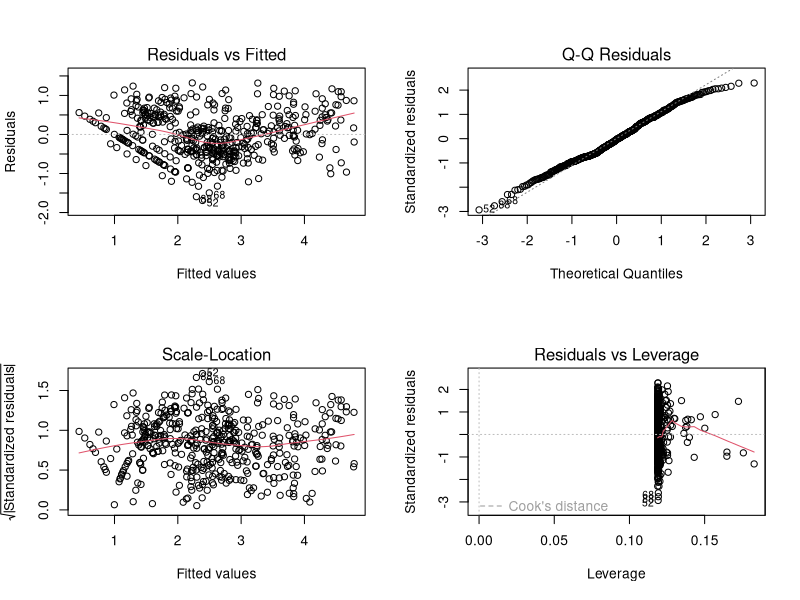
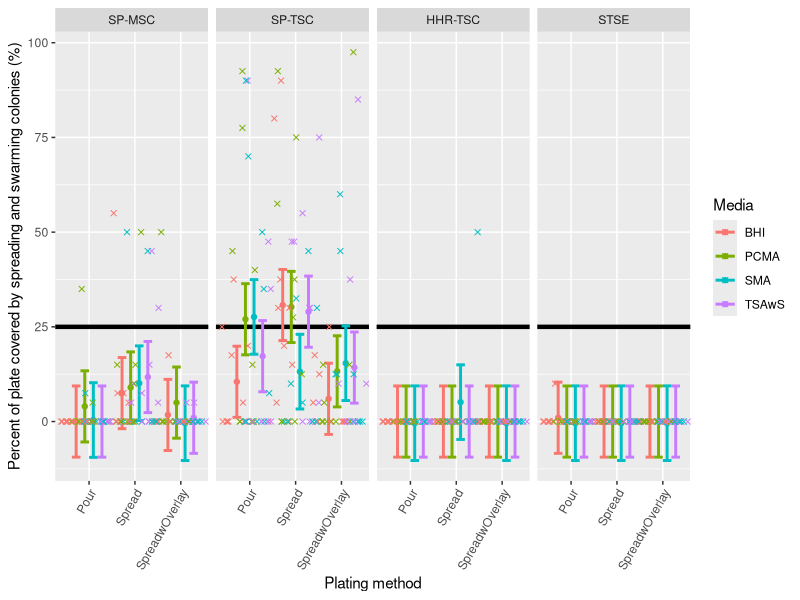
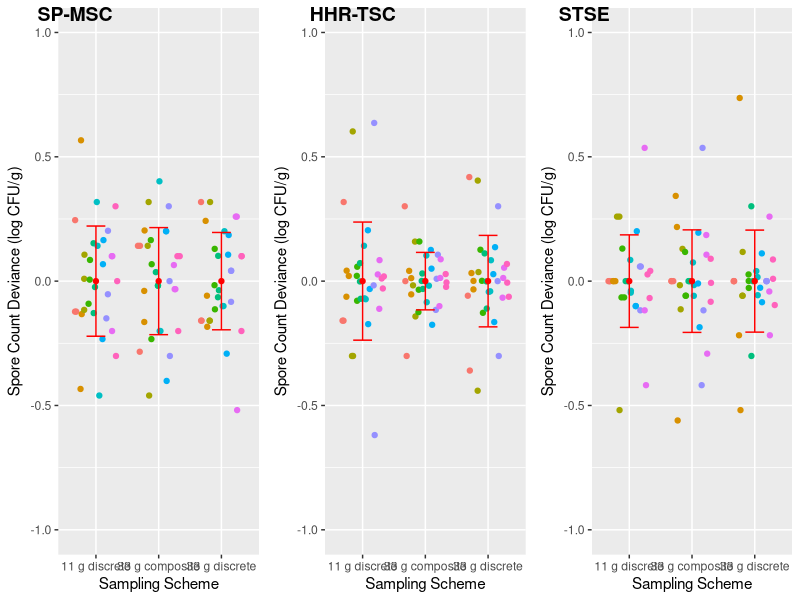
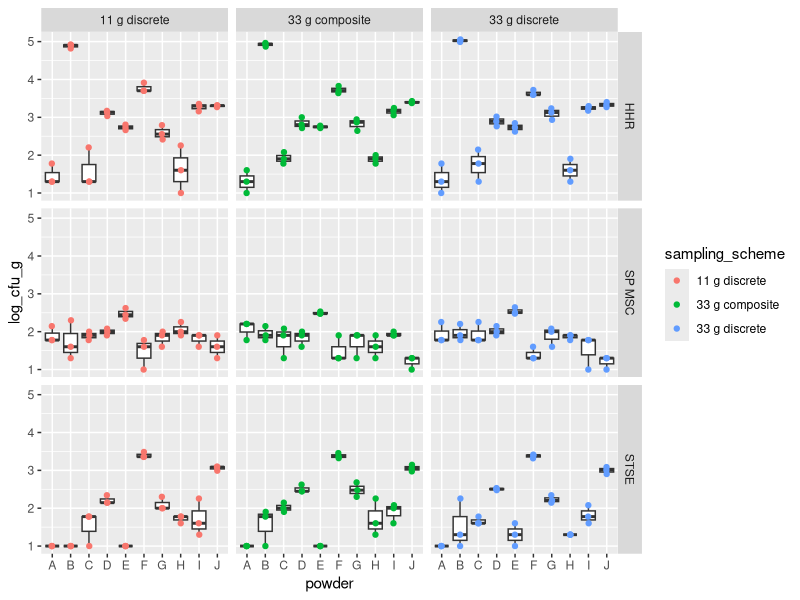
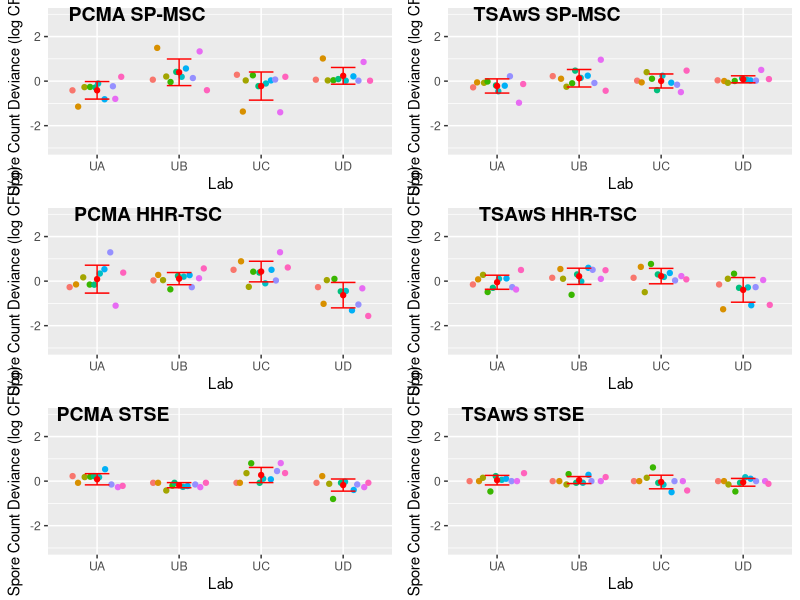
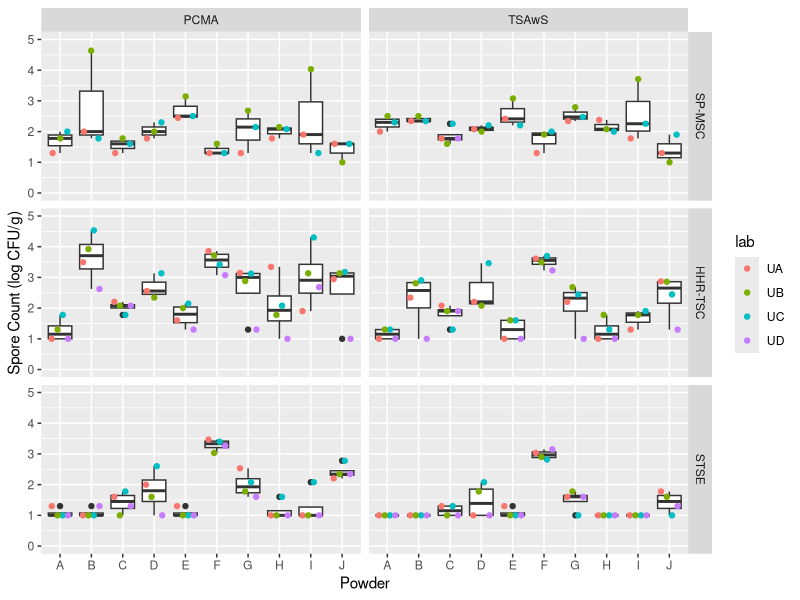
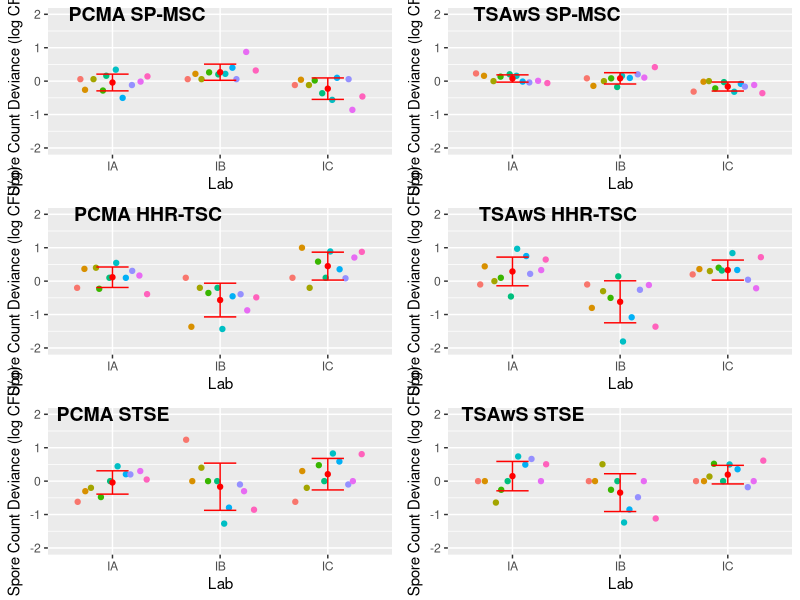
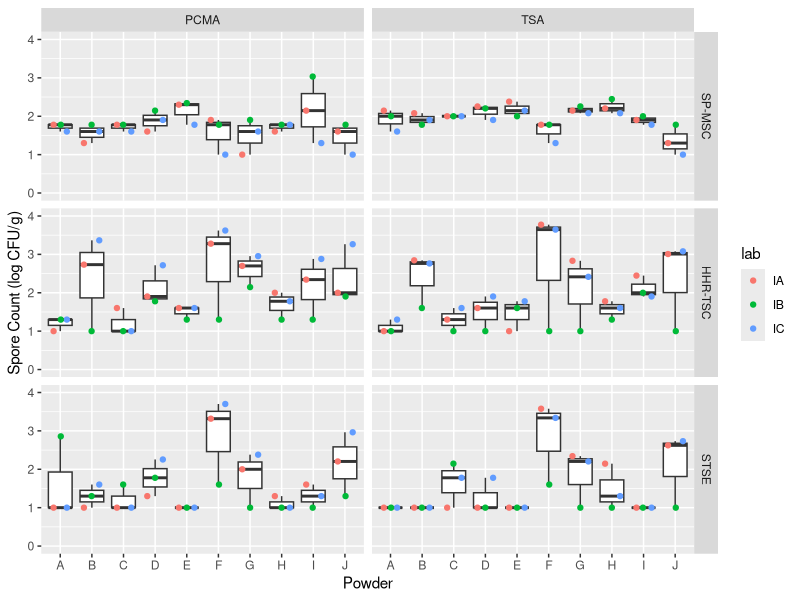

Write R code to recreate these figures, in order.
## ---- chunk 1
knitr::opts_chunk$set(echo = TRUE)
## ---- chunk 2
## load packages
library(knitr)
library(readr)
library(dplyr)
library(tidyr)
library(ggplot2)
library(ggpubr)
library(lme4)
library(car)
library(emmeans)
library(broom)
## ---- chunk 3
#import data
s1_df <- read_csv("stage1_cleaned_data.csv")
s1_df$test <-  factor(s1_df$test,
                      c("SP.MSC", "SP.TSC", "HHR.TSC", "STSE"),
                      labels = c("SP-MSC", "SP-TSC", "HHR-TSC", "STSE"))
## ---- chunk 4
#summary for Table 1; means and sd across all powders
summary_byTestPlatingMedia <- s1_df %>%
  filter(mean_count_wNA!="NA")%>% #don't include powder D SMA since no data due to lab error
  filter(SPR=="no")%>% #remove data for plates with greater than >25% spreading
  group_by(test,plating,media) %>%
  summarize(n=n(),
            mean=mean(log_mean_count_wNA,na.rm=TRUE),
            sd=sd(log_mean_count_wNA,na.rm=TRUE),
            median=median(log_mean_count_wNA,na.rm = TRUE),
            min=min(log_mean_count_wNA,na.rm=TRUE),
            max=max(log_mean_count_wNA,na.rm=TRUE))
## ---- chunk 5
m <- lm(log_mean_count~powder+plating*media*test+mean_spread_percent,data=s1_df)

#VIFs were investigated by fitting with lm() and using the car::vif function
vif(m) #vifs OK

#Additional model diagnostics were performed & looked OK
par(mfrow=c(2,2)) # Change the panel layout to 2 x 2
plot(m)

#run anova
anova(m)
## ---- chunk 6
m_spread <- lmer(mean_spread_percent_wNA ~ (1|powder) + test*media*plating, data=s1_df,na.action=na.exclude)

lsm_summ <- emmeans(m_spread,~test|media+plating)

df_lsm_summ <- as.data.frame(lsm_summ)
## ---- chunk 7
mod.emm.pairs <- pairs(lsm_summ)
df_mod.emm.pairs<- tidy(mod.emm.pairs)
## ---- chunk 8
ggplot(df_lsm_summ, aes(x = plating, y = emmean, color = media)) +
  facet_grid( ~ test) +
  geom_hline(yintercept = 25,
             col = "black",
             size = 1.5) +
  geom_point(stat = "identity", position = position_dodge(.75)) +
  geom_errorbar(stat = "identity",
                aes(ymin = lower.CL, ymax = upper.CL),
                size = 1,
                width = .75,
                position = position_dodge(.75),
                na.rm = TRUE) +
  geom_jitter(aes(x = plating, y = mean_spread_percent_wNA, color = media),
              data = s1_df,
              na.rm = TRUE,
              pch = 4,
              position = position_jitterdodge(jitter.width = 0.75, dodge.width = .75)) +
  labs(color = "Media", x = "Plating method", y = "Percent of plate covered by spreading and swarming colonies (%)") +
  theme(axis.text.x = element_text(angle = 60, hjust = 1)) 
## ---- chunk 9
s1_df2 <- s1_df %>% 
  filter( !(grepl("TSAwS",media) & plating=="Spread" & test=="SP.TSC"),
          !(grepl("PCMA",media) & plating=="Spread" & test=="SP.TSC"),
          !(grepl("BHI",media) & plating=="Spread" & test=="SP.TSC"),
          !(grepl("SMA",media) & plating=="Pour" & test=="SP.TSC"),
          !(grepl("PCMA",media) & plating=="Pour" & test=="SP.TSC") )
s1_df2$combo<- paste(s1_df2$media, s1_df2$plating, s1_df2$test, sep="_")

s1_df2$combo_abbrv <- make.names(abbreviate(s1_df2$combo))

#is this doing anything useful other than reshaping?
all_wide <- s1_df2 %>%
  group_by(powder,combo_abbrv) %>%
  summarise(mean=mean(log_mean_count)) %>%
  spread(key=combo_abbrv,value=mean) %>%
  ungroup() %>%
  data.frame() 
all_wide <- all_wide[c(2:44)]

SP.TSC <- unique(s1_df2$combo_abbrv[s1_df2$test=="SP.TSC"])
HHR.TSC <- unique(s1_df2$combo_abbrv[s1_df2$test=="HHR.TSC"])
STSE <- unique(s1_df2$combo_abbrv[s1_df2$test=="STSE"])
SP.MSC <- unique(s1_df2$combo_abbrv[s1_df2$test=="SP.MSC"])

#measure test choices
abbrv_combo_lookup <- unique(s1_df2[,c("test","media","plating","combo_abbrv")])

#BHI
#test_combo <- c("BHI_P_H","BHI_P_SP.M","BHI_P_SP.T","BHI_P_ST")
#test_combo <- c("BHI_SO_H","BHI_SO_SP.M","BHI_SO_SP.T","BHI_SO_ST")
#test_combo <- c("BHI_S_H","BHI_S_SP","BHI_S_ST")

#PCMA
#test_combo <- c("PCMA_P_H","PCMA_P_SP","PCMA_P_ST")
#test_combo <- c("PCMA_SO_H","PCMA_SO_SP.M","PCMA_SO_SP.T","PCMA_SO_ST")
#test_combo <- c("PCMA_S_H","PCMA_S_SP","PCMA_S_ST")

#SMA
#test_combo <- c("PCA_P_H","PCA_P_SP","PCA_P_ST")
#test_combo <- c("PCA_SO_H","PCA_SO_SP.M","PCA_SO_SP.T","PCA_SO_ST")
#test_combo <- c("PCA_S_H","PCA_S_SP_M","PCA_S_SP_T","PCA_S_ST")

#TSAwS
test_combo <- c("TSAS_P_H","TSAS_P_SP.M","TSAS_P_SP.T","TSAS_P_ST") #check this
#test_combo <- c("TSAS_SO_H","TSAS_SO_SP.M","TSAS_SO_SP.T","TSAS_SO_ST")
#test_combo <- c("TSAS_S_H","TSAS_S_SP","TSAS_S_ST")

results <- data.frame(combo_abbrv=c(),Rsquared=c())
for( i in colnames(all_wide)) {
  if( !(i %in% test_combo) ) {
    form <- paste(i,"~",paste(test_combo,collapse="+"))
    m <- lm(form,data=all_wide)
    rsquared <- summary(m)$r.squared
    results <- rbind(results,data.frame(combo_abbrv=i,Rsquared=rsquared))
  }
}
# by test
results %>%
  left_join(abbrv_combo_lookup) %>%
  group_by(test) %>%
  summarize(mean.rsq=mean(Rsquared)) -> mean.rsq.byTest
mean.rsq.byTest

all_var <- s1_df2 %>%
  group_by(test,plating,media) %>%
  summarize(var=var(log_mean_count))

# percent variance
results %>%
  left_join(abbrv_combo_lookup) %>%
  left_join(all_var) %>%
  mutate(var_explained=Rsquared*var)  %>%
  summarize(prop_explained=sum(var_explained)/sum(var)) -> prop_explained
prop_explained

results %>%
  left_join(abbrv_combo_lookup) %>%
  left_join(all_var) %>%
  filter(test != "SP_MSC") %>%
  mutate(var_explained=Rsquared*var)  %>%
  summarize(prop_explained_no_msc=sum(var_explained)/sum(var)) -> prop_explained_withoutMSC
prop_explained_withoutMSC
## ---- chunk 10
s1_df2 <- s1_df %>% 
  filter( !(grepl("TSAwS",media) & plating=="Spread" & test=="SP-TSC"),
          !(grepl("PCMA",media) & plating=="Spread" & test=="SP-TSC"),
          !(grepl("BHI",media) & plating=="Spread" & test=="SP-TSC"),
          !(grepl("SMA",media) & plating=="Pour" & test=="SP-TSC"),
          !(grepl("PCMA",media) & plating=="Pour" & test=="SP-TSC") )
s1_df2$combo<- paste(s1_df2$media, s1_df2$plating, s1_df2$test, sep="_")

s1_df2$combo_abbrv <- make.names(abbreviate(s1_df2$combo))

#is this doing anything useful other than reshaping?
all_wide <- s1_df2 %>%
  group_by(powder,combo_abbrv) %>%
  summarise(mean=mean(log_mean_count)) %>%
  spread(key=combo_abbrv,value=mean) %>%
  ungroup() %>%
  data.frame() 
all_wide <- all_wide[c(2:44)]

SP.TSC <- unique(s1_df2$combo_abbrv[s1_df2$test=="SP.TSC"])
HHR.TSC <- unique(s1_df2$combo_abbrv[s1_df2$test=="HHR.TSC"])
STSE <- unique(s1_df2$combo_abbrv[s1_df2$test=="STSE"])
SP.MSC <- unique(s1_df2$combo_abbrv[s1_df2$test=="SP.MSC"])

#measure test choices
abbrv_combo_lookup <- unique(s1_df2[,c("test","media","plating","combo_abbrv")])

#BHI
BHI_P <- c("BHI_P_H","BHI_P_SP.M","BHI_P_SP.T","BHI_P_ST")
BHI_SO <- c("BHI_SO_H","BHI_SO_SP.M","BHI_SO_SP.T","BHI_SO_ST")
BHI_S <- c("BHI_S_H","BHI_S_SP","BHI_S_ST")

#PCMA
PCMA_P <- c("PCMA_P_H","PCMA_P_SP","PCMA_P_ST")
PCMA_SO  <- c("PCMA_SO_H","PCMA_SO_SP.M","PCMA_SO_SP.T","PCMA_SO_ST")
PCMA_S <- c("PCMA_S_H","PCMA_S_SP","PCMA_S_ST")

#SMA
SMA_P <- c("SMA_P_H","SMA_P_SP","SMA_P_ST")
SMA_SO <- c("SMA_SO_H","SMA_SO_SP.M","SMA_SO_SP.T","SMA_SO_ST")
SMA_S <- c("SMA_S_H","SMA_S_SP.M","SMA_S_SP.T","SMA_S_ST")

#TSAwS
TSAS_P <- c("TSAS_P_H","TSAS_P_SP.M","TSAS_P_SP.T","TSAS_P_ST") #check this
TSAS_SO <- c("TSAS_SO_H","TSAS_SO_SP.M","TSAS_SO_SP.T","TSAS_SO_ST")
TSAS_S <- c("TSAS_S_H","TSAS_S_SP","TSAS_S_ST")

test_combo_vec <- c(BHI_P, BHI_SO, BHI_S,
                     PCMA_P, PCMA_SO, PCMA_S,
                     SMA_P, SMA_SO, SMA_S,
                     TSAS_P, TSAS_SO, TSAS_S)

results <- data.frame(combo_abbrv=c(),Rsquared=c(),testcombo=c())

for( j in test_combo_vec) {
for( i in colnames(all_wide)) {
  if( !(i %in% j) ) {
    form <- paste(i,"~",paste(j,collapse="+"))
    m <- lm(form,data=all_wide)
    rsquared <- summary(m)$r.squared
    results <- rbind(results,data.frame(combo_abbrv=i,Rsquared=rsquared,testcombo=j))
  }
}}


results %>%
  left_join(abbrv_combo_lookup) %>%
  group_by(testcombo,test) %>%
  summarize(mean.rsq=mean(Rsquared)) %>%
  spread(key=test,value=mean.rsq) %>%
  ungroup() %>%
  data.frame() -> mean.rsq.byTest
mean.rsq.byTest

# results %>%
#   left_join(abbrv_combo_lookup) %>%
#   group_by(test) %>%
#   summarize(mean.rsq=mean(Rsquared)) %>%
#   spread(key=test,value=mean.rsq) %>%
#   ungroup() %>%
#   data.frame() -> mean.rsq.byTest
# mean.rsq.byTest

all_var <- s1_df2 %>%
  group_by(test,plating,media) %>%
  summarize(var=var(log_mean_count))

## ---- chunk 11
# percent variance

test_combo_vec <- c(PCMA_S) #run this indivudually for each of the test_combo

prop_df <- data.frame(testcombo=c(),prop_explain=c())
for (j in test_combo_vec){ 
results %>%
  filter(testcombo==j)%>%
  left_join(abbrv_combo_lookup) %>%
  left_join(all_var) %>%
  mutate(var_explained=Rsquared*var)  %>%
  summarize(prop_explained=sum(var_explained)/sum(var)) -> prop_explained
  prop_df <- rbind(prop_df, data.frame(testcombo=j,prop_explain=prop_explained))}

results %>%
  left_join(abbrv_combo_lookup) %>%
  left_join(all_var) %>%
  filter(test != "SP_MSC") %>%
  mutate(var_explained=Rsquared*var)  %>%
  summarize(prop_explained_no_msc=sum(var_explained)/sum(var)) -> prop_explained_withoutMSC
## ---- chunk 12
#import data
s1b_df <- read_csv("stage1b_data.csv")
## ---- chunk 13
#SP_MSC
d_msc <- s1b_df %>% filter(test=="SP MSC")
# Center within powder/scheme
d_msc_centered <- d_msc %>%
  group_by(powder,sampling_scheme) %>%
  mutate(powder_mean=mean(log_cfu_g)) %>%
  ungroup() %>%
  mutate(log_cfu_g_centered=log_cfu_g - powder_mean)
d_msc_centered_summary <- d_msc_centered %>%
  group_by(sampling_scheme) %>%
  summarize(mean=mean(log_cfu_g_centered),sd=sd(log_cfu_g_centered))
d_msc_centered_summary %>% ggplot(aes(x=sampling_scheme,y=mean)) + 
  labs(x="Sampling Scheme",y="Spore Count Deviance (log CFU/g)") +
  scale_color_discrete(guide=F) +
  geom_point(data=d_msc_centered,
             aes(x=sampling_scheme,y=log_cfu_g_centered,color=powder),
             position=position_jitterdodge(jitter.width = 0.05,dodge.width=0.7)) +
  geom_point(color="red") +
  geom_errorbar(aes(ymin=mean - sd,
                    ymax=mean + sd),
                width=0.3,
                color="red")+
  ylim(-1,1) -> msc
bart_msc <- bartlett.test(log_cfu_g_centered~sampling_scheme,data=d_msc_centered)
bart_msc

#HHR
d_hhr <- s1b_df %>% filter(test=="HHR")
# Center within powder/scheme
d_hhr_centered <- d_hhr %>%
  group_by(powder,sampling_scheme) %>%
  mutate(powder_mean=mean(log_cfu_g)) %>%
  ungroup() %>%
  mutate(log_cfu_g_centered=log_cfu_g - powder_mean)
d_hhr_centered_summary <- d_hhr_centered %>%
  group_by(sampling_scheme) %>%
  summarize(mean=mean(log_cfu_g_centered),sd=sd(log_cfu_g_centered))
d_hhr_centered_summary %>% ggplot(aes(x=sampling_scheme,y=mean)) + 
  labs(x="Sampling Scheme",y="Spore Count Deviance (log CFU/g)") +
  scale_color_discrete(guide=F) +
  geom_point(data=d_hhr_centered,
             aes(x=sampling_scheme,y=log_cfu_g_centered,color=powder),
             position=position_jitterdodge(jitter.width = 0.05,dodge.width=0.7)) +
  geom_point(color="red") +
  geom_errorbar(aes(ymin=mean - sd,
                    ymax=mean + sd),
                width=0.3,
                color="red")+
  ylim(-1,1) -> hhr
bart_hhr <- bartlett.test(log_cfu_g_centered~sampling_scheme,data=d_hhr_centered)
bart_hhr

#STSE
d_stse <- s1b_df %>% filter(test=="STSE")
# Center within powder/scheme
d_stse_centered <- d_stse %>%
  group_by(powder,sampling_scheme) %>%
  mutate(powder_mean=mean(log_cfu_g)) %>%
  ungroup() %>%
  mutate(log_cfu_g_centered=log_cfu_g - powder_mean)
d_stse_centered_summary <- d_stse_centered %>%
  group_by(sampling_scheme) %>%
  summarize(mean=mean(log_cfu_g_centered),sd=sd(log_cfu_g_centered))
d_stse_centered_summary %>% ggplot(aes(x=sampling_scheme,y=mean)) + 
  labs(x="Sampling Scheme",y="Spore Count Deviance (log CFU/g)") +
  scale_color_discrete(guide=F) + #getting rid of this gives us legend
  geom_point(data=d_stse_centered,
             aes(x=sampling_scheme,y=log_cfu_g_centered,color=powder),
             position=position_jitterdodge(jitter.width = 0.05,dodge.width=0.7)) +
  geom_point(color="red") +
  geom_errorbar(aes(ymin=mean - sd,
                    ymax=mean + sd),
                width=0.3,
                color="red")+
  ylim(-1,1)-> stse
bart_stse <- bartlett.test(log_cfu_g_centered~sampling_scheme,data=d_stse_centered)
bart_stse

#arrange figures
ggarrange(msc,
          hhr,
          stse,
          labels=c("SP-MSC", "HHR-TSC", "STSE"),
          ncol = 3, nrow = 1)

##Make summary plots
ggplot(s1b_df, aes(x=powder,y=log_cfu_g))+
  geom_boxplot()+
  geom_jitter(data=s1b_df,
             aes(x=powder,y=log_cfu_g,color=sampling_scheme),
             position=position_jitterdodge(jitter.width = 0.05,dodge.width=0.7)) +
  facet_grid(test~sampling_scheme)
## ---- chunk 14
#clear global environment
rm(list = ls())
## ---- chunk 15
#import data
s2_df <- read_csv("stage2_data.csv")
s2_df2 <- read_csv("stage2_data_notImputed.csv")

#
df_PCMA <- s2_df %>%
  filter(media=="PCMA")
df_TSAwS <- s2_df %>%
  filter(media=="TSAwS")
## ---- chunk 16
###PCMA analysis

#SP_MSC
d_PCMA_msc <- df_PCMA %>% filter(test=="SP.MSC")
# Center within powder/scheme
d_PCMA_msc_centered <- d_PCMA_msc %>%
  group_by(powder) %>%
  mutate(powder_mean=mean(log_mean_count)) %>%
  ungroup() %>%
  mutate(log_cfu_g_centered=log_mean_count - powder_mean)
d_PCMA_msc_centered_summary <- d_PCMA_msc_centered %>%
  group_by(lab) %>%
  summarize(mean=mean(log_cfu_g_centered),sd=sd(log_cfu_g_centered))
d_PCMA_msc_centered_summary %>% ggplot(aes(x=lab,y=mean)) + 
  labs(x="Lab",y="Spore Count Deviance (log CFU/g)") +
  ylim(-3,3)+
  scale_color_discrete(guide=F) +
  geom_point(data=d_PCMA_msc_centered,
             aes(x=lab,y=log_cfu_g_centered,color=powder),
             position=position_jitterdodge(jitter.width = 0.05,dodge.width=0.7)) +
  #theme(text=element_text(family="Times New Roman", size=12)) +
  geom_point(color="red") +
  geom_errorbar(aes(ymin=mean - sd,
                    ymax=mean + sd),
                width=0.3,
                color="red") -> PCMA_msc
bart_PCMA_msc <- bartlett.test(log_cfu_g_centered~lab,data=d_PCMA_msc_centered) #we centered all log msc be respective powder
bart_PCMA_msc

#HHR_TSC
d_PCMA_hhr <- df_PCMA %>% filter(test=="HHR.TSC")
# Center within powder/scheme
d_PCMA_hhr_centered <- d_PCMA_hhr %>%
  group_by(powder) %>%
  mutate(powder_mean=mean(log_mean_count)) %>%
  ungroup() %>%
  mutate(log_cfu_g_centered=log_mean_count - powder_mean)
d_PCMA_hhr_centered_summary <- d_PCMA_hhr_centered %>%
  group_by(lab) %>%
  summarize(mean=mean(log_cfu_g_centered),sd=sd(log_cfu_g_centered))
d_PCMA_hhr_centered_summary %>% ggplot(aes(x=lab,y=mean)) + 
  labs(x="Lab",y="Spore Count Deviance (log CFU/g)") +
  ylim(-3,3)+
  scale_color_discrete(guide=F) +
  geom_point(data=d_PCMA_hhr_centered,
             aes(x=lab,y=log_cfu_g_centered,color=powder),
             position=position_jitterdodge(jitter.width = 0.05,dodge.width=0.7)) +
  #theme(text=element_text(family="Times New Roman", size=12)) +
  geom_point(color="red") +
  geom_errorbar(aes(ymin=mean - sd,
                    ymax=mean + sd),
                width=0.3,
                color="red") -> PCMA_hhr
bart_PCMA_hhr <- bartlett.test(log_cfu_g_centered~lab,data=d_PCMA_hhr_centered)
bart_PCMA_hhr

#STSE
d_PCMA_stse <- df_PCMA %>% filter(test=="STSE")
# Center within powder/scheme
d_PCMA_stse_centered <- d_PCMA_stse %>%
  group_by(powder) %>%
  mutate(powder_mean=mean(log_mean_count)) %>%
  ungroup() %>%
  mutate(log_cfu_g_centered=log_mean_count - powder_mean)
d_PCMA_stse_centered_summary <- d_PCMA_stse_centered %>%
  group_by(lab) %>%
  summarize(mean=mean(log_cfu_g_centered),sd=sd(log_cfu_g_centered))
d_PCMA_stse_centered_summary %>% ggplot(aes(x=lab,y=mean)) + 
  labs(x="Lab",y="Spore Count Deviance (log CFU/g)") +
  ylim(-3,3)+
  scale_color_discrete(guide=F) +
  geom_point(data=d_PCMA_stse_centered,
             aes(x=lab,y=log_cfu_g_centered,color=powder),
             position=position_jitterdodge(jitter.width = 0.05,dodge.width=0.7)) +
  #theme(text=element_text(family="Times New Roman", size=12)) +
  geom_point(color="red") +
  geom_errorbar(aes(ymin=mean - sd,
                    ymax=mean + sd),
                width=0.3,
                color="red") -> PCMA_stse
bart_PCMA_stse <- bartlett.test(log_cfu_g_centered~lab,data=d_PCMA_stse_centered)
bart_PCMA_stse
###TSAwS analysis

#SP_MSC
d_TSAwS_msc <- df_TSAwS %>% filter(test=="SP.MSC")
# Center within powder/scheme
d_TSAwS_msc_centered <- d_TSAwS_msc %>%
  group_by(powder) %>%
  mutate(powder_mean=mean(log_mean_count)) %>%
  ungroup() %>%
  mutate(log_cfu_g_centered=log_mean_count - powder_mean)
d_TSAwS_msc_centered_summary <- d_TSAwS_msc_centered %>%
  group_by(lab) %>%
  summarize(mean=mean(log_cfu_g_centered),sd=sd(log_cfu_g_centered))
d_TSAwS_msc_centered_summary %>% ggplot(aes(x=lab,y=mean)) + 
  labs(x="Lab",y="Spore Count Deviance (log CFU/g)") +
  ylim(-3,3)+
  scale_color_discrete(guide=F) +
  geom_point(data=d_TSAwS_msc_centered,
             aes(x=lab,y=log_cfu_g_centered,color=powder),
             position=position_jitterdodge(jitter.width = 0.05,dodge.width=0.7)) +
  #theme(text=element_text(family="Times New Roman", size=12)) +
  geom_point(color="red") +
  geom_errorbar(aes(ymin=mean - sd,
                    ymax=mean + sd),
                width=0.3,
                color="red") -> TSAwS_msc
bart_TSAwS_msc <- bartlett.test(log_cfu_g_centered~lab,data=d_TSAwS_msc_centered)
bart_TSAwS_msc


#HHR_TSC
d_TSAwS_hhr <- df_TSAwS %>% filter(test=="HHR.TSC")
# Center within powder/scheme
d_TSAwS_hhr_centered <- d_TSAwS_hhr %>%
  group_by(powder) %>%
  mutate(powder_mean=mean(log_mean_count)) %>%
  ungroup() %>%
  mutate(log_cfu_g_centered=log_mean_count - powder_mean)
d_TSAwS_hhr_centered_summary <- d_TSAwS_hhr_centered %>%
  group_by(lab) %>%
  summarize(mean=mean(log_cfu_g_centered),sd=sd(log_cfu_g_centered))
d_TSAwS_hhr_centered_summary %>% ggplot(aes(x=lab,y=mean)) + 
  labs(x="Lab",y="Spore Count Deviance (log CFU/g)") +
  ylim(-3,3)+
  scale_color_discrete(guide=F) +
  geom_point(data=d_TSAwS_hhr_centered,
             aes(x=lab,y=log_cfu_g_centered,color=powder),
             position=position_jitterdodge(jitter.width = 0.05,dodge.width=0.7)) +
  #theme(text=element_text(family="Times New Roman", size=12)) +
  geom_point(color="red") +
  geom_errorbar(aes(ymin=mean - sd,
                    ymax=mean + sd),
                width=0.3,
                color="red") -> TSAwS_hhr
bart_TSAwS_hhr <- bartlett.test(log_cfu_g_centered~lab,data=d_TSAwS_hhr_centered)
bart_TSAwS_hhr

#STSE
d_TSAwS_stse <- df_TSAwS %>% filter(test=="STSE")
# Center within powder/scheme
d_TSAwS_stse_centered <- d_TSAwS_stse %>%
  group_by(powder) %>%
  mutate(powder_mean=mean(log_mean_count)) %>%
  ungroup() %>%
  mutate(log_cfu_g_centered=log_mean_count - powder_mean)
d_TSAwS_stse_centered_summary <- d_TSAwS_stse_centered %>%
  group_by(lab) %>%
  summarize(mean=mean(log_cfu_g_centered),sd=sd(log_cfu_g_centered))
d_TSAwS_stse_centered_summary %>% ggplot(aes(x=lab,y=mean)) + 
  labs(x="Lab",y="Spore Count Deviance (log CFU/g)") +
  ylim(-3,3)+
  scale_color_discrete(guide=F) +
  geom_point(data=d_TSAwS_stse_centered,
             aes(x=lab,y=log_cfu_g_centered,color=powder),
             position=position_jitterdodge(jitter.width = 0.05,dodge.width=0.7)) +
  #theme(text=element_text(family="Times New Roman", size=12)) +
  geom_point(color="red") +
  geom_errorbar(aes(ymin=mean - sd,
                    ymax=mean + sd),
                width=0.3,
                color="red") -> TSAwS_stse
bart_TSAwS_stse <- bartlett.test(log_cfu_g_centered~lab,data=d_TSAwS_stse_centered)
bart_TSAwS_stse

#arrange figures
ggarrange(PCMA_msc, 
          TSAwS_msc,
          PCMA_hhr,
          TSAwS_hhr,
          PCMA_stse,
          TSAwS_stse,
          labels=c("PCMA SP-MSC", "TSAwS SP-MSC", "PCMA HHR-TSC", "TSAwS HHR-TSC", "PCMA STSE", "TSAwS STSE"),
          ncol = 2, nrow = 3)
## ---- chunk 17
##Make summary plots
#plot without imputed values
s2_df2$mean_count2 <- s2_df2$mean_count
s2_df2$mean_count2[s2_df2$mean_count2==0]<-10
s2_df2$log_mean_count <- log10(s2_df2$mean_count2)
# 
s2_df2$lab <- factor(s2_df2$lab,c("UA","UB","UC","UD"))
s2_df2$test <-  factor(s2_df2$test,
                      c("SP.MSC", "HHR.TSC", "STSE"),
                      labels = c("SP-MSC", "HHR-TSC", "STSE"))

ggplot(s2_df2, aes(x=powder,y=log_mean_count))+
  geom_boxplot()+
  geom_point(data=s2_df2,
             aes(x=powder,y=log_mean_count,color=lab),
             position=position_jitterdodge(jitter.width = 0.05,dodge.width=0.7)) +
  ylim(0,5)+
  labs(x="Powder",y="Spore Count (log CFU/g)") +
  facet_grid(test~media)

#Get means across labs without imputed values
summary_s2_df2b <- s2_df2 %>%
  group_by(media,test,lab)%>%
  summarize(mean=mean(log_mean_count),
            sd=sd(log_mean_count))
## ---- chunk 18
#clear global environment
rm(list = ls())
## ---- chunk 19
#import data
s3_df <-read_csv("stage3_data.csv")

#prep data
df_PCMA <- s3_df %>%
  filter(media=="PCMA")
df_TSAwS <- s3_df %>%
  filter(media=="TSA")
## ---- chunk 20
###PCMA analysis
#SP_MSC
d_PCMA_msc <- df_PCMA %>% filter(test=="SP.MSC")
# Center within powder/scheme
d_PCMA_msc_centered <- d_PCMA_msc %>%
  group_by(powder) %>%
  mutate(powder_mean=mean(log_mean_count)) %>%
  ungroup() %>%
  mutate(log_cfu_g_centered=log_mean_count - powder_mean)
d_PCMA_msc_centered_summary <- d_PCMA_msc_centered %>%
  group_by(lab) %>%
  summarize(mean=mean(log_cfu_g_centered),sd=sd(log_cfu_g_centered))
d_PCMA_msc_centered_summary %>% ggplot(aes(x=lab,y=mean)) + 
  labs(x="Lab",y="Spore Count Deviance (log CFU/g)") +
  ylim(-2,2)+
  scale_color_discrete(guide=F) +
  geom_point(data=d_PCMA_msc_centered,
             aes(x=lab,y=log_cfu_g_centered,color=powder),
             position=position_jitterdodge(jitter.width = 0.05,dodge.width=0.7)) +
  #theme(text=element_text(family="Times New Roman", size=12)) +
  geom_point(color="red") +
  geom_errorbar(aes(ymin=mean - sd,
                    ymax=mean + sd),
                width=0.3,
                color="red") -> PCMA_msc
bart_PCMA_msc <- bartlett.test(log_cfu_g_centered~lab,data=d_PCMA_msc_centered)
bart_PCMA_msc


#HHR_TSC
d_PCMA_hhr <- df_PCMA %>% filter(test=="HHR.TSC")
# Center within powder/scheme
d_PCMA_hhr_centered <- d_PCMA_hhr %>%
  group_by(powder) %>%
  mutate(powder_mean=mean(log_mean_count)) %>%
  ungroup() %>%
  mutate(log_cfu_g_centered=log_mean_count - powder_mean)
d_PCMA_hhr_centered_summary <- d_PCMA_hhr_centered %>%
  group_by(lab) %>%
  summarize(mean=mean(log_cfu_g_centered),sd=sd(log_cfu_g_centered))
d_PCMA_hhr_centered_summary %>% ggplot(aes(x=lab,y=mean)) + 
  labs(x="Lab",y="Spore Count Deviance (log CFU/g)") +
  ylim(-2,2)+
  scale_color_discrete(guide=F) +
  geom_point(data=d_PCMA_hhr_centered,
             aes(x=lab,y=log_cfu_g_centered,color=powder),
             position=position_jitterdodge(jitter.width = 0.05,dodge.width=0.7)) +
  #theme(text=element_text(family="Times New Roman", size=12)) +
  geom_point(color="red") +
  geom_errorbar(aes(ymin=mean - sd,
                    ymax=mean + sd),
                width=0.3,
                color="red") -> PCMA_hhr
bart_PCMA_hhr <- bartlett.test(log_cfu_g_centered~lab,data=d_PCMA_hhr_centered)
bart_PCMA_hhr

#STSE
d_PCMA_stse <- df_PCMA %>% filter(test=="STSE")
# Center within powder/scheme
d_PCMA_stse_centered <- d_PCMA_stse %>%
  group_by(powder) %>%
  mutate(powder_mean=mean(log_mean_count)) %>%
  ungroup() %>%
  mutate(log_cfu_g_centered=log_mean_count - powder_mean)
d_PCMA_stse_centered_summary <- d_PCMA_stse_centered %>%
  group_by(lab) %>%
  summarize(mean=mean(log_cfu_g_centered),sd=sd(log_cfu_g_centered))
d_PCMA_stse_centered_summary %>% ggplot(aes(x=lab,y=mean)) + 
  labs(x="Lab",y="Spore Count Deviance (log CFU/g)") +
  ylim(-2,2)+
  scale_color_discrete(guide=F) +
  geom_point(data=d_PCMA_stse_centered,
             aes(x=lab,y=log_cfu_g_centered,color=powder),
             position=position_jitterdodge(jitter.width = 0.05,dodge.width=0.7)) +
  #theme(text=element_text(family="Times New Roman", size=12)) +
  geom_point(color="red") +
  geom_errorbar(aes(ymin=mean - sd,
                    ymax=mean + sd),
                width=0.3,
                color="red") -> PCMA_stse
bart_PCMA_stse <- bartlett.test(log_cfu_g_centered~lab,data=d_PCMA_stse_centered)
bart_PCMA_stse 

###
###TSAwS analysis

#SP_MSC
d_TSAwS_msc <- df_TSAwS %>% filter(test=="SP.MSC")
# Center within powder/scheme
d_TSAwS_msc_centered <- d_TSAwS_msc %>%
  group_by(powder) %>%
  mutate(powder_mean=mean(log_mean_count)) %>%
  ungroup() %>%
  mutate(log_cfu_g_centered=log_mean_count - powder_mean)
d_TSAwS_msc_centered_summary <- d_TSAwS_msc_centered %>%
  group_by(lab) %>%
  summarize(mean=mean(log_cfu_g_centered),sd=sd(log_cfu_g_centered))
d_TSAwS_msc_centered_summary %>% ggplot(aes(x=lab,y=mean)) + 
  labs(x="Lab",y="Spore Count Deviance (log CFU/g)") +
  ylim(-2,2)+
  scale_color_discrete(guide=F) +
  geom_point(data=d_TSAwS_msc_centered,
             aes(x=lab,y=log_cfu_g_centered,color=powder),
             position=position_jitterdodge(jitter.width = 0.05,dodge.width=0.7)) +
  #theme(text=element_text(family="Times New Roman", size=12)) +
  geom_point(color="red") +
  geom_errorbar(aes(ymin=mean - sd,
                    ymax=mean + sd),
                width=0.3,
                color="red") -> TSAwS_msc
bart_TSAwS_msc <- bartlett.test(log_cfu_g_centered~lab,data=d_TSAwS_msc_centered)
bart_TSAwS_msc


#HHR_TSC
d_TSAwS_hhr <- df_TSAwS %>% filter(test=="HHR.TSC")
# Center within powder/scheme
d_TSAwS_hhr_centered <- d_TSAwS_hhr %>%
  group_by(powder) %>%
  mutate(powder_mean=mean(log_mean_count)) %>%
  ungroup() %>%
  mutate(log_cfu_g_centered=log_mean_count - powder_mean)
d_TSAwS_hhr_centered_summary <- d_TSAwS_hhr_centered %>%
  group_by(lab) %>%
  summarize(mean=mean(log_cfu_g_centered),sd=sd(log_cfu_g_centered))
d_TSAwS_hhr_centered_summary %>% ggplot(aes(x=lab,y=mean)) + 
  labs(x="Lab",y="Spore Count Deviance (log CFU/g)") +
  ylim(-2,2)+
  scale_color_discrete(guide=F) +
  geom_point(data=d_TSAwS_hhr_centered,
             aes(x=lab,y=log_cfu_g_centered,color=powder),
             position=position_jitterdodge(jitter.width = 0.05,dodge.width=0.7)) +
  #theme(text=element_text(family="Times New Roman", size=12)) +
  geom_point(color="red") +
  geom_errorbar(aes(ymin=mean - sd,
                    ymax=mean + sd),
                width=0.3,
                color="red") -> TSAwS_hhr
bart_TSAwS_hhr <- bartlett.test(log_cfu_g_centered~lab,data=d_TSAwS_hhr_centered)
bart_TSAwS_hhr 

#STSE
d_TSAwS_stse <- df_TSAwS %>% filter(test=="STSE")
# Center within powder/scheme
d_TSAwS_stse_centered <- d_TSAwS_stse %>%
  group_by(powder) %>%
  mutate(powder_mean=mean(log_mean_count)) %>%
  ungroup() %>%
  mutate(log_cfu_g_centered=log_mean_count - powder_mean)
d_TSAwS_stse_centered_summary <- d_TSAwS_stse_centered %>%
  group_by(lab) %>%
  summarize(mean=mean(log_cfu_g_centered),sd=sd(log_cfu_g_centered))
d_TSAwS_stse_centered_summary %>% ggplot(aes(x=lab,y=mean)) + 
  labs(x="Lab",y="Spore Count Deviance (log CFU/g)") +
  ylim(-2,2)+
  scale_color_discrete(guide=F) +
  geom_point(data=d_TSAwS_stse_centered,
             aes(x=lab,y=log_cfu_g_centered,color=powder),
             position=position_jitterdodge(jitter.width = 0.05,dodge.width=0.7)) +
  #theme(text=element_text(family="Times New Roman", size=12)) +
  geom_point(color="red") +
  geom_errorbar(aes(ymin=mean - sd,
                    ymax=mean + sd),
                width=0.3,
                color="red") -> TSAwS_stse
bart_TSAwS_stse <- bartlett.test(log_cfu_g_centered~lab,data=d_TSAwS_stse_centered)
bart_TSAwS_stse

ggarrange(PCMA_msc, 
          TSAwS_msc,
          PCMA_hhr,
          TSAwS_hhr,
          PCMA_stse,
          TSAwS_stse,
          labels=c("PCMA SP-MSC", "TSAwS SP-MSC", "PCMA HHR-TSC", "TSAwS HHR-TSC", "PCMA STSE", "TSAwS STSE"),
          ncol = 2, nrow = 3)
## ---- chunk 21
##Make summary plots
s3_df$test <-  factor(s3_df$test,
                      c("SP.MSC", "HHR.TSC", "STSE"),
                      labels = c("SP-MSC", "HHR-TSC", "STSE"))

ggplot(s3_df, aes(x=powder,y=log_mean_count))+
  geom_boxplot()+
  ylim(0,4)+
  geom_point(data=s3_df,
             aes(x=powder,y=log_mean_count,color=lab),
             position=position_jitterdodge(jitter.width = 0.05,dodge.width=0.7)) +
    labs(x="Powder",y="Spore Count (log CFU/g)") +
  facet_grid(test~media)

#Get means across labs
summary_s3_dfb <- s3_df %>%
  group_by(media,test,lab)%>%
  summarize(mean=mean(log_mean_count),
            sd=sd(log_mean_count))
## ---- chunk 22
#clear global environment
rm(list = ls())
